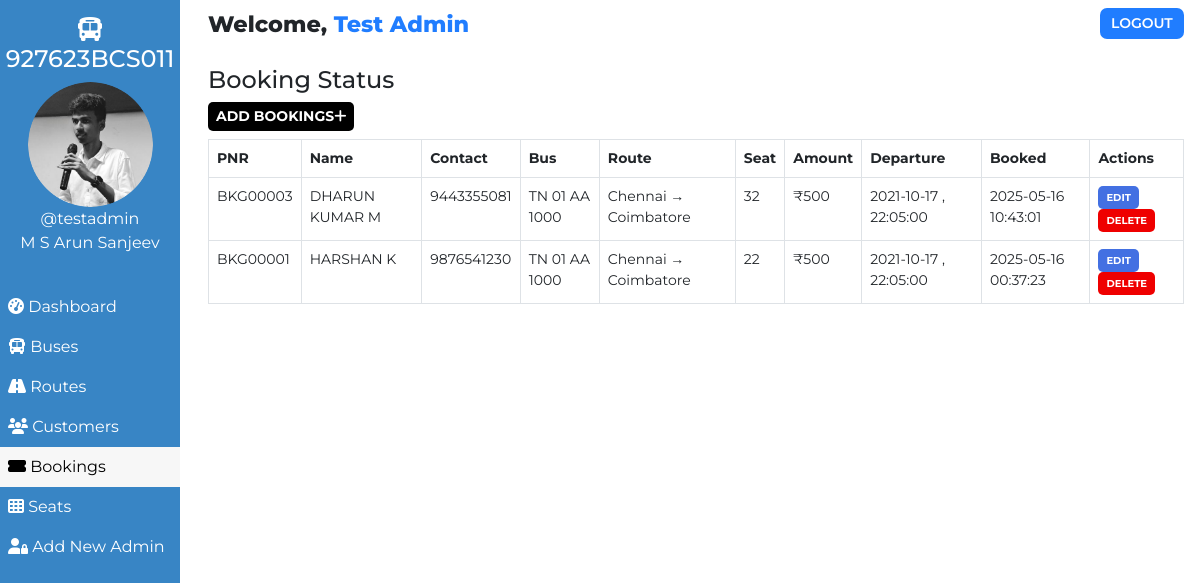
Page /admin/booking.php (signed in) on the committed database.
### tables this page shows
CREATE TABLE `users` (
  `user_id` int(11) NOT NULL,
  `user_fullname` varchar(100) NOT NULL,
  `user_name` varchar(30) NOT NULL,
  `user_password` varchar(255) NOT NULL,
  `user_created` datetime NOT NULL DEFAULT current_timestamp()
);

CREATE TABLE `bookings` (
  `id` int(100) NOT NULL,
  `booking_id` varchar(255) NOT NULL,
  `customer_id` varchar(255) NOT NULL,
  `route_id` varchar(255) NOT NULL,
  `customer_route` varchar(200) NOT NULL,
  `booked_amount` int(100) NOT NULL,
  `booked_seat` varchar(100) NOT NULL,
  `booking_created` datetime NOT NULL DEFAULT current_timestamp(),
  `payment_status` varchar(20) DEFAULT 'PENDING',
  `payment_method` varchar(20) DEFAULT NULL,
  `payment_date` timestamp NULL DEFAULT NULL
);

CREATE TABLE `customers` (
  `id` int(100) NOT NULL,
  `customer_id` varchar(255) NOT NULL,
  `customer_name` varchar(30) NOT NULL,
  `customer_phone` varchar(10) NOT NULL,
  `customer_created` datetime NOT NULL DEFAULT current_timestamp()
);

CREATE TABLE `routes` (
  `id` int(100) NOT NULL,
  `route_id` varchar(255) NOT NULL,
  `bus_no` varchar(155) NOT NULL,
  `route_cities` varchar(255) NOT NULL,
  `route_dep_date` date NOT NULL,
  `route_dep_time` time NOT NULL,
  `route_step_cost` int(100) NOT NULL,
  `route_created` datetime NOT NULL DEFAULT current_timestamp()
);

### assets/partials/_functions.php (called while the page is built, shortened)
<?php
    function get_from_table($conn, $table, $primaryKey, $pKeyValue, $toget)
    {
        $sql = "SELECT * FROM $table WHERE $primaryKey='$pKeyValue'";
        $result = mysqli_query($conn, $sql);
        $row = mysqli_fetch_assoc($result);
        if($row)
        {
            return $row["$toget"];
        }
        return false;
    }
?>

### admin/booking.php (the view, shortened to what this page needs)
<!DOCTYPE html>
<html lang="en">
<head>
    <link href="https://cdn.jsdelivr.net/npm/bootstrap@5.0.1/dist/css/bootstrap.min.css" rel="stylesheet">
    <?php
        $page="booking";
    ?>
</head>
<body>
    <?php require '../assets/partials/_admin-header.php';?>
        <?php
            $resultSql = "SELECT * FROM `bookings` ORDER BY booking_created DESC";
            $resultSqlResult = mysqli_query($conn, $resultSql);
            if(!mysqli_num_rows($resultSqlResult)){ ?>
                <div class="container mt-4">
                    <div id="noCustomers" class="alert alert-dark " role="alert">
                        <h1 class="alert-heading">No Bookings Found!!</h1>
                        <p class="fw-light">Be the first person to add one!</p>
                        <hr>
                        <div id="addCustomerAlert" class="alert alert-success" role="alert">
                                Click on <button id="add-button" class="button btn-sm"type="button"data-bs-toggle="modal" data-bs-target="#addModal">ADD <i class="fas fa-plus"></i></button> to add a booking!
                        </div>
                    </div>
                </div>
            <?php }
            else { ?>
            <section id="booking">
                <div id="head">
                    <h4>Booking Status</h4>
                </div>
                <div id="booking-results">
                    <div>
                        <button id="add-button" class="button btn-sm"type="button"data-bs-toggle="modal" data-bs-target="#addModal">Add Bookings<i class="fas fa-plus"></i></button>
                    </div>
                    <table class="table table-hover table-bordered">
                        <thead>
                            <th>PNR</th>
                            <th>Name</th>
                            <th>Contact</th>
                            <th>Bus</th>
                            <th>Route</th>
                            <th>Seat</th>
                            <th>Amount</th>
                            <th>Departure</th>
                            <th>Booked</th>
                            <th>Actions</th>
                        </thead>
                        <?php
                            while($row = mysqli_fetch_assoc($resultSqlResult))
                            {
                                $id = $row["id"];
                                $customer_id = $row["customer_id"];
                                $route_id = $row["route_id"];
                                $pnr = $row["booking_id"];
                                $customer_name = get_from_table($conn, "customers","customer_id", $customer_id, "customer_name");
                                $customer_phone = get_from_table($conn,"customers","customer_id", $customer_id, "customer_phone");
                                $bus_no = get_from_table($conn, "routes", "route_id", $route_id, "bus_no");
                                $route = $row["customer_route"];
                                $booked_seat = $row["booked_seat"];
                                $booked_amount = $row["booked_amount"];
                                $dep_date = get_from_table($conn, "routes", "route_id", $route_id, "route_dep_date");
                                $dep_time = get_from_table($conn, "routes", "route_id", $route_id, "route_dep_time");
                                $booked_timing = $row["booking_created"];
                        ?>
                        <tr>
                            <td>
                                <?php
                                    echo $pnr;
                                ?>
                            </td>
                            <td>
                                <?php
                                    echo $customer_name;
                                ?>
                            </td>
                            <td>
                                <?php
                                    echo $customer_phone;
                                ?>
                            </td>
                            <td>
                                <?php
                                    echo $bus_no;
                                ?>
                            </td>
                            <td>
                                <?php
                                    echo $route;
                                ?>
                            </td>
                            <td>
                                <?php
                                    echo $booked_seat;
                                ?>
                            </td>
                            <td>
                                <?php
                                    echo '₹'.$booked_amount;
                                ?>
                            </td>
                            <td>
                                <?php
                                    echo $dep_date . " , ". $dep_time;
                                ?>
                            </td>
                            <td>
                                <?php
                                    echo $booked_timing;
                                ?>
                            </td>
                            <td>
                            <button class="button btn-sm edit-button" data-link="<?php echo $_SERVER['REQUEST_URI']; ?>" data-customerid="<?php
                                                echo $customer_id;?>" data-id="<?php
                                                echo $id;?>" data-name="<?php
                                                echo $customer_name;?>" data-phone="<?php
                                                echo $customer_phone;?>" >Edit</button>
                                <button class="button delete-button btn-sm" data-bs-toggle="modal" data-bs-target="#deleteModal"
                                data-id="<?php
                                                echo $id;?>" data-bookedseat="<?php
                                                echo $booked_seat;
                                            ?>" data-routeid="<?php
                                            echo $route_id;
                                        ?>"> Delete</button>
                            </td>
                        </tr>
                        <?php
                        }
                    ?>
                    </table>
                </div>
            </section>
            <?php } ?>
        </div>
    </main>
</body>
</html>

### assets/partials/_admin-header.php
<?php
    require '_functions.php';
    $conn = db_connect();
    $user_id = $_SESSION['user_id'];
    $sql = "SELECT * FROM users WHERE user_id = $user_id";
    $result = mysqli_query($conn, $sql);
    if($row = mysqli_fetch_assoc($result))
    {
        $user_fullname = $row["user_fullname"];
        $user_name = $row["user_name"];
    }
?>
    <main id="container">
        <div id="sidebar">
            <h4><i class="fas fa-bus"></i> 927623BCS011</h4>
            <div>
                <img class="adminDp" src="../assets/img/round.jpg" height="125px" alt="Admin Profile Pic">
                <p>
                    <?php  echo '@'.$user_name;  ?>
                </p>
                <p>M S Arun Sanjeev</p>
            </div>
            <ul id="options">
                <li class="option <?php if($page=='dashboard'){ echo 'active';}?>">
                    <a href="./dashboard.php">
                    <i class="fas fa-tachometer-alt"></i> Dashboard
                    </a>
                </li>
                <li class="option <?php if($page=='bus'){ echo 'active';}?>">
                    <a href="./bus.php">
                    <i class="fas fa-bus"></i> Buses
                    </a>
                </li>
                <li class="option <?php if($page=='route'){ echo 'active';}?>">
                    <a href="./route.php">
                    <i class="fas fa-road"></i> Routes
                    </a>
                </li>
                <li class="option <?php if($page=='customer'){ echo 'active';}?>">
                    <a href="./customer.php">
                    <i class="fas fa-users"></i> Customers
                    </a>
                </li>
                <li class="option <?php if($page=='booking'){ echo 'active';}?>">
                    <a href="./booking.php">
                    <i class="fas fa-ticket-alt"></i> Bookings
                    </a>
                </li>
                <li class="option <?php if($page=='seat'){ echo 'active';}?>">
                    <a href="./seat.php">
                    <i class="fas fa-th"></i> Seats
                    </a>
                </li>
                <li class="option <?php if($page=='signup'){ echo 'active';}?>">
                    <a href="./signup.php">
                    <i class="fas fa-user-lock"></i> Add New Admin
                    </a>
                </li>
            </ul>
        </div>
        <div id="main-content">
            <section id="welcome">
                <ul>
                    <li class="welcome-item">Welcome,
                        <span id="USER">
                            <?php
                                echo $user_fullname;
                            ?>
                        </span>
                    </li>
                    <li class="welcome-item">
                        <button id="logout" class="btn-sm">
                            <a href="../assets/partials/_logout.php">LOGOUT</a>
                        </button>
                    </li>
                </ul>
            </section>

### assets/styles/admin.php (style rules this page uses)
body { margin: 0; box-sizing: border-box; font-family: 'Montserrat', sans-serif; background-color: white; }
html { scroll-behavior: smooth; }
*, *::after, *::before { box-sizing: inherit; }
#USER { color: #207DFF; }
.adminDp { border-radius: 50%; }
#welcome { background-color: white; }
#welcome ul { display: flex; justify-content: space-between; list-style-type: none; padding: 0; margin: 0; }
#welcome li { margin: 0 1rem; padding: 0.5rem 0; }
#welcome li:first-child { font-weight: 800; font-size: 1.4rem; }
#logout { padding: 0.3rem 0.7rem; background-color: #207DFF; font-weight: 600; outline: none; border: none; border-radius: 7px; }
#logout a { color: white; text-decoration: none; }
@media only screen and (min-width:1000px) { #sidebar { text-align: center; background-color: #3885c5; color: white; width: 15%; position: fixed; top: 0%; padding-top: 1rem; z-index: 2; height: 100vh; } }
@media only screen and (min-width:1000px) { #sidebar p { margin: 0; } }
@media only screen and (min-width:1000px) { #sidebar ul { margin-top: 2rem; } }
@media only screen and (min-width:1000px) { #options { list-style-type: none; text-align: left; padding-left: 0; } }
@media only screen and (min-width:1000px) { .option a { display: block; padding: 0.5rem; text-decoration: none; color: inherit; } }
@media only screen and (min-width:1000px) { .active { background-color:#f7f7f7; color:black; } }
@media only screen and (min-width:1000px) { #main-content { margin-left: 16%; } }

### assets/styles/admin-options.php (style rules this page uses)
* { font-family: Montserrat; }
#booking #head, #customer #head, #route #head, #seat #head, #bus #head { padding-top: 1rem; }
#booking, #customer, #route, #bus, #seat { padding: 0 1rem; }
#booking-results > div, #customer-results > div, #route-results > div, #bus-results > div { margin-bottom: 0.5rem; }
#booking-results button, #customer-results button, #route button, #bus-results button { border-radius: 5px; }
.button { border: none; font-weight: bold; text-transform: uppercase; }
#add-button { background-color: black; color: white; }
table { font-size: 14px; }
table th,td { padding-left: 0.3rem; }
table button { color: white; }
.edit-button { background-color: #4370E2; }
.delete-button { background-color: #EF0000; }
.edit-button, .delete-button { font-size: 10px }

### rows in the picture
users: user_name "testadmin", user_fullname "Test Admin"
bookings: booking "BKG00003", customer.customer_name "DHARUN KUMAR M", customer.customer_phone "9443355081", route.bus_no "TN 01 AA 1000", customer_route "Chennai → Coimbatore", booked_seat "32", booked_amount "500", route.route_dep_date "2021-10-17", route.route_dep_time "22:05:00", booking_created "2025-05-16 10:43:01"
bookings: booking "BKG00001", customer.customer_name "HARSHAN K", customer.customer_phone "9876541230", route.bus_no "TN 01 AA 1000", customer_route "Chennai → Coimbatore", booked_seat "22", booked_amount "500", route.route_dep_date "2021-10-17", route.route_dep_time "22:05:00", booking_created "2025-05-16 00:37:23"
